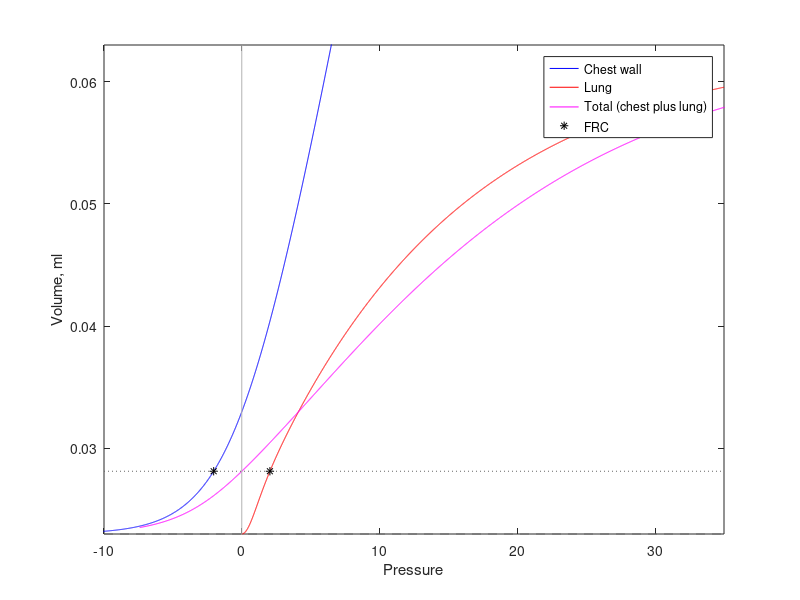

Source code (MATLAB):
% close all
clear all

TLC=.001*63; 
RV=.001*23; 
VC=(TLC-RV);

alpha_cw=0.25;%
volume0Pres=(alpha_cw*VC+RV);
aw=RV;
cw=0;
dw=2*1.2*1;
bw=alpha_cw*VC/(log(1+exp(-cw/dw)));

Pel=[-20:.01:35]';
Pcw=[-20:.01:35]';
Phalf =.1;
Ptau =.5;
beta=.01;
gamma =1;
k=0.07;

alpha=((1+exp(Phalf/Ptau))*beta-gamma)/exp(Phalf/Ptau);
Frec=alpha+(gamma-alpha)./(1+exp(-(Pel-Phalf)/Ptau));
Vel=VC*(1-exp(-k*Pel));
VA=Frec.*Vel+RV;
Vcw=aw+bw*log(1+exp((Pcw-cw)/dw));

itemp_start=find(Pcw==-15);
iVcw_start=find(abs(Vcw-Vcw(itemp_start))<0.0005, 1, 'last' ); %volume Vcw at that index
iVA_start=find(abs(VA-Vcw(itemp_start))<.0005, 1, 'last' ); %volume VA at the same index

itemp_end=find(abs(Vcw-TLC)<0.02,1, 'last');
iVcw_end=find(abs(Vcw-Vcw(itemp_end))<0.01, 1, 'last' );
iVA_end=find(abs(VA-Vcw(itemp_end))<1, 1, 'last' );

pcwt=Pcw(iVcw_start:iVcw_end);
vcwt=Vcw(iVcw_start:iVcw_end);
pelt=Pel(iVA_start:iVA_end);
vat=VA(iVA_start:iVA_end);

VolN=linspace(min(vat),max(vat),3000);
PelN=interp1(vat,pelt,VolN);
PcwN=interp1(vcwt,pcwt,VolN);
Ptot=PelN+PcwN;

index=find(abs(Ptot)<0.01,1,'last');
FRC=VolN(index)
P_FRC=PelN(index)

Pel_range=Pel;Vcw_range=Vcw;VA_range=VA;
% save PVcurves.mat Pel_range Vcw_range VA_range Ptot VolN FRC P_FRC

figure
plot(Pcw,Vcw,'b',Pel(2001:end),VA(2001:end),'r',Ptot,VolN,'m');%Pel,Vel+RV,'g',
hold on
plot(PcwN(index),FRC,'k*',PelN(index),FRC,'k*')
axis([-10 35 RV TLC])
line([0 0],[0 TLC],'Color',[.7 .7 .7])
line([-10 35],[RV RV],'Color',[.4 .4 .4],'Linestyle','--')
line([-10 35],[FRC FRC],'Color',[.4 .4 .4],'Linestyle',':')
xlabel('Pressure')
ylabel('Volume, ml')
legend('Chest wall','Lung','Total (chest plus lung)','FRC','Location','best')


